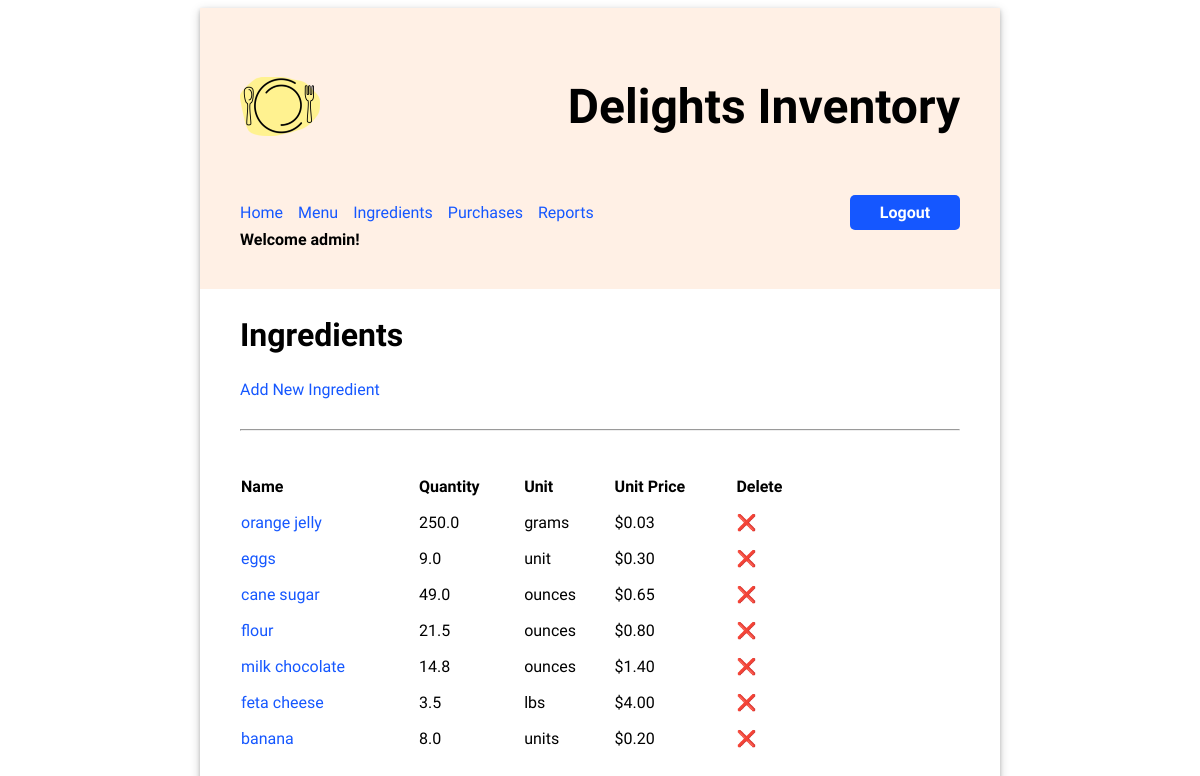
Before: /ingredients/ (signed in) with the older database file.
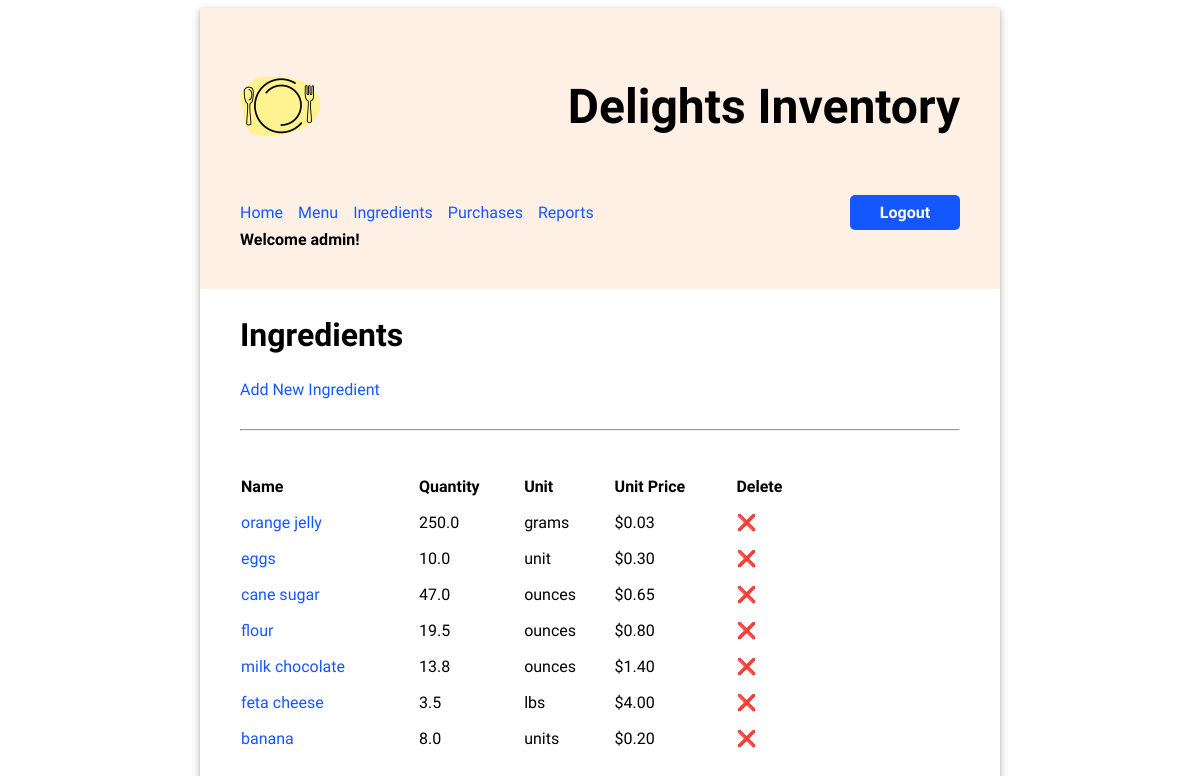
After: the same page with the newer database file.
### inventory/models.py (models this page shows, shortened)
class Ingredient(models.Model):
    name = models.CharField(max_length=200)
    quantity = models.FloatField(default=0)
    unit = models.CharField(max_length=200)
    unit_price = models.FloatField(default=0)

### inventory/views.py (the view)
# urls.py: path('ingredients/', views.IngredientsView.as_view(), name="ingredients"),
class IngredientsView(LoginRequiredMixin,ListView):
    model = Ingredient
    template_name = "inventory/view_ingredients.html"

### inventory/templates/inventory/view_ingredients.html (shortened to what this page needs)
{% extends 'base.html' %}
{% load static %}
{% block content %}
<h2>Ingredients</h2>
<a href="{% url 'add_ingredient' %}">Add New Ingredient</a>
<hr/>
<table class="inventory-table">
    <thead>
        <tr>
            <th>Name</th>
            <th>Quantity</th>
            <th>Unit</th>
            <th>Unit Price</th>
            <th>Delete</th>
        </tr>
    </thead>
    <tbody>
    {% for ingredient in object_list %}
        <tr>
            <td>
                <a href="{% url "update_ingredient" ingredient.id %}">{{ ingredient.name }}</a>
            </td>
            <td>{{ ingredient.quantity }}</td>
            <td>{{ ingredient.unit }}</td>
            <td class="price">${{ ingredient.unit_price|stringformat:".2f" }}</td>
            <td><a href="{% url "delete_ingredient" ingredient.id %}" style="text-decoration: none; color: inherit;">❌</a></td>
        </tr>
    {% endfor %}
    </tbody>
</table>
{% endblock %}

Changed rows visible on the page:
changed Ingredient "eggs": quantity "9.0" → "10.0"
changed Ingredient "cane sugar": quantity "49.0" → "47.0"
changed Ingredient "flour": quantity "21.5" → "19.5"
changed Ingredient "milk chocolate": quantity "14.8" → "13.8"
